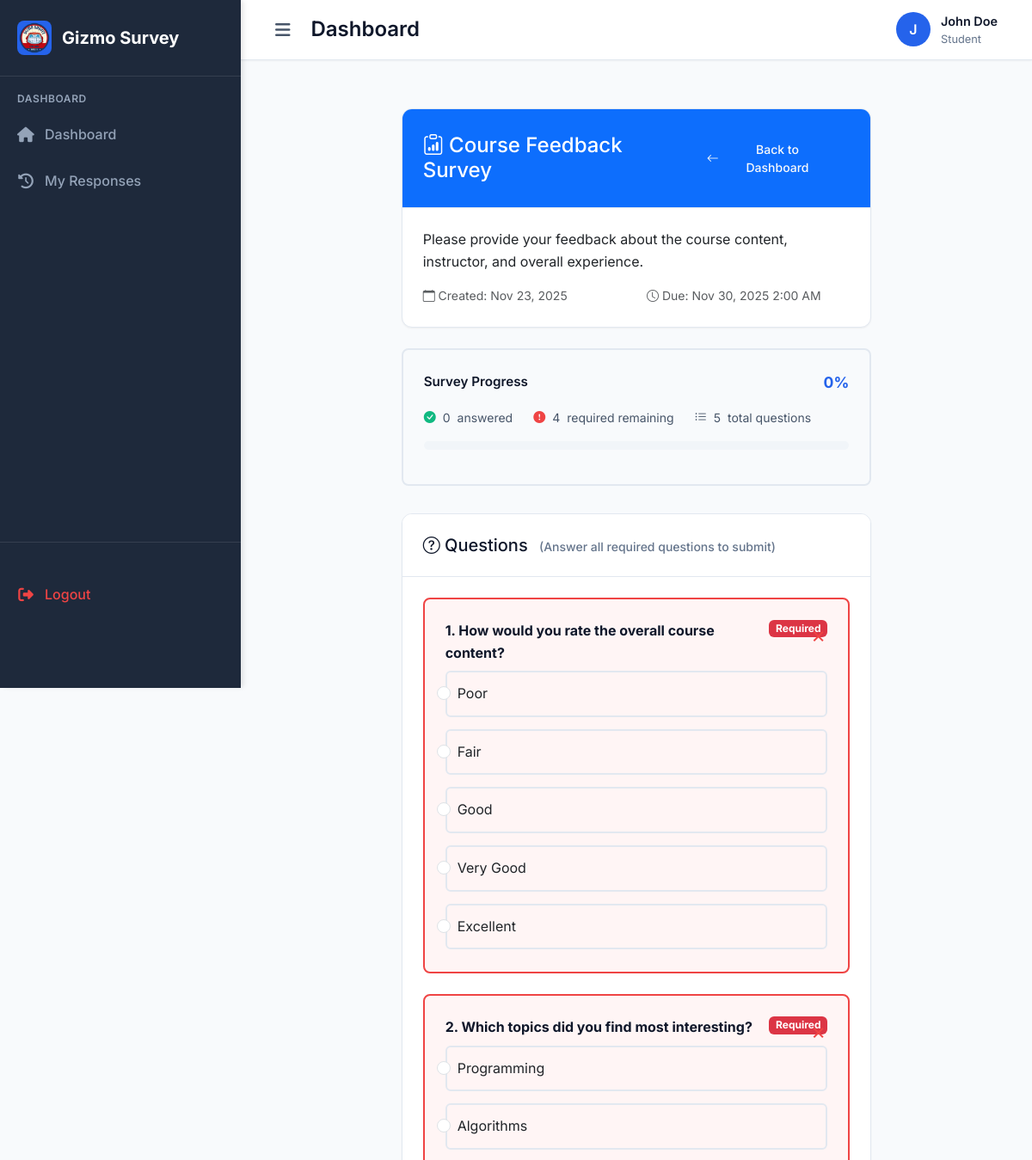
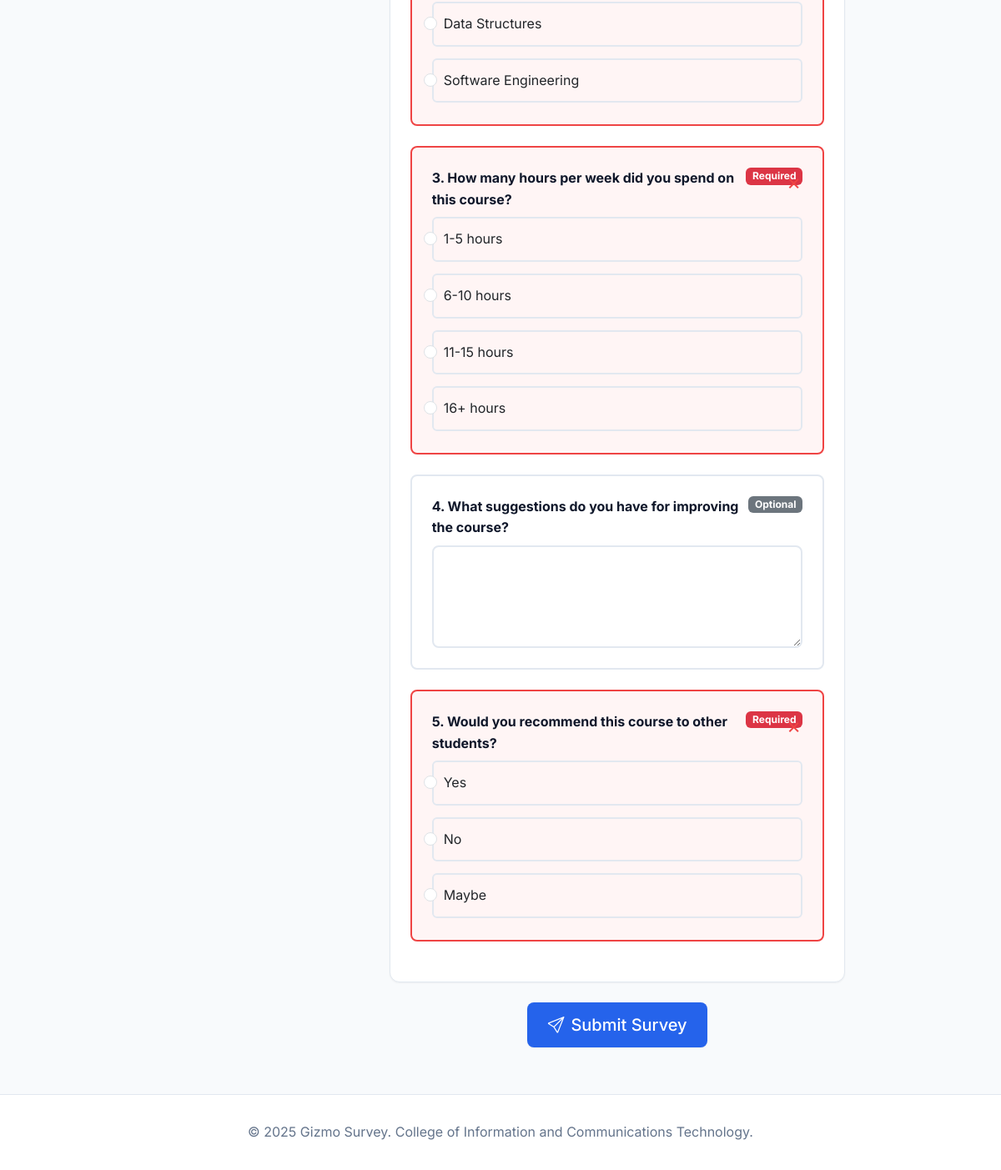
Page /student/survey/1/ (signed in) on the committed database (2 pictures, top to bottom).
### myapp/models.py (models this page shows, shortened)
class UserProfile(models.Model):
    ROLE_CHOICES = [
        ('student', 'Student'),
        ('teacher', 'Teacher'),
    ]
    user = models.OneToOneField(User, on_delete=models.CASCADE)
    role = models.CharField(max_length=10, choices=ROLE_CHOICES)
    section = models.ForeignKey(Section, on_delete=models.CASCADE, null=True, blank=True)
    student_id = models.CharField(max_length=20, blank=True, null=True)
    is_active = models.BooleanField(default=True, help_text="Whether this user profile is active (not soft deleted)")

class Survey(models.Model):
    title = models.CharField(max_length=200)
    description = models.TextField(blank=True)
    created_by = models.ForeignKey(User, on_delete=models.CASCADE, related_name='created_surveys')
    sections = models.ManyToManyField(Section, related_name='surveys')
    is_active = models.BooleanField(default=True)
    created_at = models.DateTimeField(auto_now_add=True)
    updated_at = models.DateTimeField(auto_now=True)
    due_date = models.DateTimeField(null=True, blank=True)
    version = models.PositiveIntegerField(default=1, help_text="Incremented when survey is edited")
    class Meta:
        ordering = ['-created_at']
    @property
    def is_open(self):
        if not self.is_active:
            return False
        if self.due_date and timezone.now() > self.due_date:
            return False
        return True

class Question(models.Model):
    QUESTION_TYPES = [
        ('multiple_choice', 'Multiple Choice'),
        ('likert_scale', 'Likert Scale'),
        ('short_answer', 'Short Answer'),
        ('long_answer', 'Long Answer'),
    ]
    survey = models.ForeignKey(Survey, on_delete=models.CASCADE, related_name='questions')
    question_text = models.TextField()
    question_type = models.CharField(max_length=20, choices=QUESTION_TYPES)
    is_required = models.BooleanField(default=True)
    is_active = models.BooleanField(default=True, help_text="Whether this question is active (not soft deleted)")
    order = models.PositiveIntegerField(default=0)
    options = models.JSONField(default=list, blank=True)
    likert_min = models.IntegerField(default=1)
    likert_max = models.IntegerField(default=5)
    likert_labels = models.JSONField(default=list, blank=True)
    class Meta:
        ordering = ['order']

### myapp/views.py (the view)
# urls.py: path('student/survey/<int:survey_id>/', views.take_survey, name='take_survey'),
@login_required
def take_survey(request, survey_id):
    profile = UserProfile.objects.get(user=request.user)
    if profile.role != 'student':
        messages.error(request, 'Access denied. Student access required.')
        return redirect('home')
    if not profile.is_active:
        messages.error(request, 'Your account has been deactivated. Please contact your teacher.')
        return redirect('home')
    survey = get_object_or_404(Survey, id=survey_id)
    if profile.section not in survey.sections.all():
        messages.error(request, 'This survey is not assigned to your section.')
        return redirect('student_dashboard')
    if not survey.is_open:
        if not survey.is_active:
            messages.error(request, 'This survey is closed and no longer accepting responses.')
        else:
            messages.error(request, 'This survey is no longer accepting responses (deadline has passed).')
        return redirect('student_dashboard')
    latest_response = SurveyResponse.objects.filter(survey=survey, student=request.user).order_by('-submitted_at').first()
    if latest_response and latest_response.survey_version >= survey.version:
        messages.info(request, 'You have already completed this survey.')
        return redirect('student_dashboard')
    if request.method == 'POST':
        form = SurveyResponseForm(survey, request.POST)
        if form.is_valid():
            response, created = SurveyResponse.objects.get_or_create(
                survey=survey,
                student=request.user,
                survey_version=survey.version,
                defaults={'is_complete': True}
            )
            if not created:
                response.is_complete = True
                response.submitted_at = timezone.now()
                response.save()
                response.answers.all().delete()
            for question in survey.questions.filter(is_active=True):
                field_name = f'question_{question.id}'
                if field_name in form.cleaned_data:
                    answer_value = form.cleaned_data[field_name]
                    answer = Answer.objects.create(
                        response=response,
                        question=question
                    )
                    if question.question_type == 'multiple_choice':
                        answer.answer_choice = answer_value
                    elif question.question_type == 'likert_scale':
                        try:
                            answer.answer_number = int(answer_value)
                        except (TypeError, ValueError):
                            answer.answer_number = None
                        if question.likert_labels and answer.answer_number is not None:
                            index = answer.answer_number - question.likert_min
                            if 0 <= index < len(question.likert_labels):
                                answer.answer_choice = question.likert_labels[index]
                    elif question.question_type in ['short_answer', 'long_answer']:
                        answer.answer_text = answer_value
                    answer.save()
            messages.success(request, 'Survey submitted successfully!')
            return redirect('student_dashboard')
    else:
        form = SurveyResponseForm(survey)
    context = {
        'survey': survey,
        'form': form,
        'profile': profile,
    }
    return render(request, 'myapp/take_survey.html', context)

### myapp/templates/myapp/take_survey.html (shortened to what this page needs)
{% extends 'myapp/base.html' %}
{% block content %}
<div class="container py-4">
    <div class="row justify-content-center">
        <div class="col-lg-8">
            <div class="card mb-4">
                <div class="card-header bg-primary text-white">
                    <div class="d-flex justify-content-between align-items-center">
                        <h4 class="mb-0">
                            <i class="bi bi-clipboard-data"></i> {{ survey.title }}
                        </h4>
                        <a href="{% url 'student_dashboard' %}" class="btn btn-outline-light btn-sm">
                            <i class="bi bi-arrow-left"></i> Back to Dashboard
                        </a>
                    </div>
                </div>
                <div class="card-body">
                    {% if survey.description %}
                        <p class="card-text">{{ survey.description }}</p>
                    {% endif %}
                    <div class="row text-muted small">
                        <div class="col-md-6">
                            <i class="bi bi-calendar"></i> Created: {{ survey.created_at|date:"M d, Y" }}
                        </div>
                        {% if survey.due_date %}
                            <div class="col-md-6">
                                <i class="bi bi-clock"></i> Due: {{ survey.due_date|date:"M d, Y g:i A" }}
                            </div>
                        {% endif %}
                    </div>
                </div>
            </div>
            <div class="survey-progress-indicator">
                <div class="survey-progress-header">
                    <span class="survey-progress-label">Survey Progress</span>
                    <span class="survey-progress-percentage" id="surveyProgressPercentage">0%</span>
                </div>
                <div class="survey-progress-stats">
                    <span>
                        <i class="bi bi-check-circle-fill" style="color: var(--success-color);"></i>
                        <span id="answeredCount">0</span> answered
                    </span>
                    <span>
                        <i class="bi bi-exclamation-circle-fill" style="color: var(--danger-color);"></i>
                        <span id="requiredCount">0</span> required remaining
                    </span>
                    <span>
                        <i class="bi bi-list-ul"></i>
                        <span id="totalCount">{{ form.fields|length }}</span> total questions
                    </span>
                </div>
                <div class="survey-progress-bar-container">
                </div>
            </div>
            <form method="post" id="surveyForm">
                <div class="card">
                    <div class="card-header">
                        <h5 class="mb-0">
                            <i class="bi bi-question-circle"></i> Questions
                            <span class="question-counter">(Answer all required questions to submit)</span>
                        </h5>
                    </div>
                    <div class="card-body">
                        {% for field in form %}
                            <div class="question-item" data-question-id="{{ field.name }}" data-required="{{ field.field.required|yesno:'true,false' }}">
                                <span class="question-validation-icon" id="{{ field.name }}_icon"></span>
                                <div class="d-flex justify-content-between align-items-start mb-2">
                                    <label class="form-label fw-bold mb-0">
                                        {{ forloop.counter }}. {{ field.label }}
                                    </label>
                                    {% if field.field.required %}
                                        <span class="badge bg-danger">Required</span>
                                    {% else %}
                                        <span class="badge bg-secondary">Optional</span>
                                    {% endif %}
                                </div>
                                {% if "RadioSelect" in field.field.widget|stringformat:"s" %}
                                    <div class="form-check-group">
                                        {% for choice in field %}
                                            <div class="form-check">
                                                {{ choice.tag }}
                                                <label class="form-check-label" for="{{ choice.id_for_label }}">
                                                    {% for value, label in field.field.choices %}
                                                        {% if value|stringformat:"s" == choice.data.value|stringformat:"s" %}
                                                            {{ label }}
                                                        {% endif %}
                                                    {% endfor %}
                                                </label>
                                            </div>
                                        {% endfor %}
                                    </div>
                                {% elif field.field.widget.input_type == 'text' %}
                                    <div class="form-floating">
                                        {{ field }}
                                        <label for="{{ field.id_for_label }}">Your answer</label>
                                    </div>
                                {% elif field.field.widget.input_type == 'textarea' or field.field.widget|stringformat:"s" == "Textarea" %}
                                    <div class="form-floating">
                                        {{ field }}
                                        <label for="{{ field.id_for_label }}">Your answer</label>
                                    </div>
                                {% else %}
                                    <div class="mt-2">
                                        {{ field }}
                                    </div>
                                {% endif %}
                            </div>
                        {% endfor %}
                    </div>
                </div>
                <div class="text-center mt-4">
                    <button type="submit" class="btn btn-primary btn-lg">
                        <i class="bi bi-send"></i> Submit Survey
                    </button>
                </div>
            </form>
        </div>
    </div>
</div>
{% endblock %}

### myapp/templates/myapp/base.html (shortened to what this page needs)
{% load static %}
<!DOCTYPE html>
<html lang="en">
<head>
    <link href="https://cdn.jsdelivr.net/npm/bootstrap@5.3.0/dist/css/bootstrap.min.css" rel="stylesheet">
    <link href="https://cdn.jsdelivr.net/npm/bootstrap-icons@1.10.0/font/bootstrap-icons.css" rel="stylesheet">
    <link href="https://cdnjs.cloudflare.com/ajax/libs/font-awesome/6.4.0/css/all.min.css" rel="stylesheet">
</head>
<body>
            {% if user.is_authenticated %}
    <div class="app-container">
        <aside class="sidebar" id="sidebar">
            <div class="sidebar-header">
                <div class="sidebar-logo">
                    <img src="{% static 'myapp/images/logo_survey.png' %}" alt="Gizmo Survey Logo" style="width: 100%; height: 100%; object-fit: contain;">
                </div>
                <div class="sidebar-brand">Gizmo Survey</div>
            </div>
            <nav class="sidebar-nav">
                    {% if user.userprofile.role == 'student' %}
                    <div class="nav-section">
                        <div class="nav-section-title">Dashboard</div>
                        <div class="nav-item">
                            <a href="{% url 'student_dashboard' %}" class="nav-link {% if request.resolver_match.url_name == 'student_dashboard' %}active{% endif %}">
                                <i class="fas fa-home"></i>
                                <span class="nav-link-text">Dashboard</span>
                            </a>
                        </div>
                        <div class="nav-item">
                            <a href="{% url 'student_history' %}" class="nav-link {% if request.resolver_match.url_name == 'student_history' %}active{% endif %}">
                                <i class="fas fa-history"></i>
                                <span class="nav-link-text">My Responses</span>
                            </a>
                        </div>
                    </div>
                    {% endif %}
                    <div class="nav-section logout-section">
                        <div class="nav-item">
                            <a href="{% url 'logout' %}" class="nav-link logout-link">
                                <i class="fas fa-sign-out-alt"></i>
                                <span class="nav-link-text">Logout</span>
                            </a>
                        </div>
                    </div>
            </nav>
        </aside>
        <main class="main-content">
            <header class="top-header">
                <div class="header-left">
                    <button class="sidebar-toggle" id="sidebarToggle">
                        <i class="fas fa-bars"></i>
                    </button>
                    <h1 class="page-title">{% block page_title %}Dashboard{% endblock %}</h1>
                </div>
                <div class="header-right">
                    <div class="user-profile dropdown">
                        <div class="user-avatar">
                            {{ user.get_full_name|default:user.username|first|upper }}
                        </div>
                        <div class="user-info">
                            <div class="user-name">{{ user.get_full_name|default:user.username }}</div>
                            <div class="user-role">{{ user.userprofile.get_role_display }}</div>
                            </div>
                    </div>
                </div>
            </header>
            <div class="content-area">
                {% block content %}{% endblock %}
            </div>
        </main>
        </div>
    {% endif %}
    <footer class="footer">
        <div class="container">
            <p class="mb-0">&copy; 2025 Gizmo Survey. College of Information and Communications Technology.</p>
        </div>
    </footer>
</body>
</html>

### rows in the picture
Survey: title "Course Feedback Survey", description "Please provide your feedback about the course content, instructor, and overall experience.", created_at "Nov 23, 2025", due_date "Nov 30, 2025 2:00 AM"
Question: label "How would you rate the overall course content?"
Question: label "Which topics did you find most interesting?"
Question: label "How many hours per week did you spend on this course?"
Question: label "What suggestions do you have for improving the course?"
Question: label "Would you recommend this course to other students?"

### other values in the picture
{{ user.get_full_name|default:user.username|first|upper }} "J"
{{ user.get_full_name|default:user.username }} "John Doe"
{{ user.userprofile.get_role_display }} "Student"
{{ label }} "Poor" "Fair" "Good" "Very Good" "Excellent" "Programming" "Algorithms" "Data Structures" "Software Engineering" "1-5 hours" "6-10 hours" "11-15 hours" "16+ hours" "Yes" "No" "Maybe"
